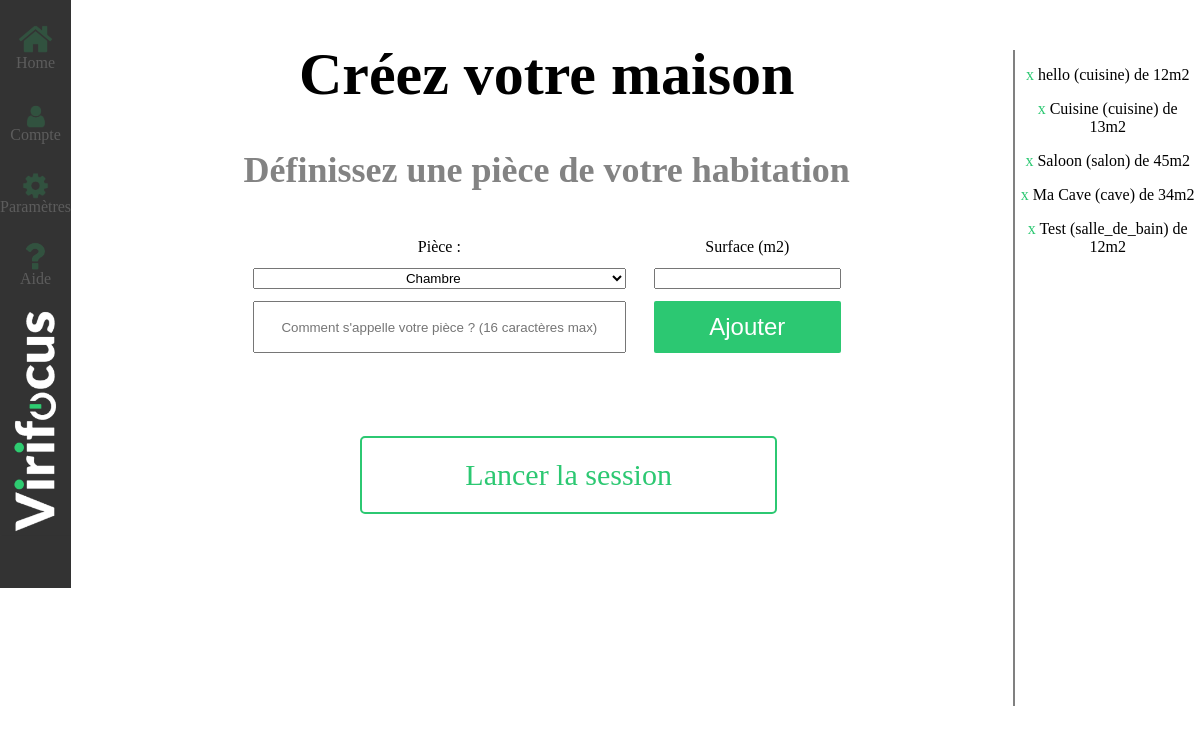
Page /inscription_habitant_5.php?id=7 on the committed database.
### tables this page shows
CREATE TABLE IF NOT EXISTS `pieces` (
  `id` int(20) NOT NULL AUTO_INCREMENT,
  `type` varchar(30) NOT NULL,
  `nom` varchar(16) NOT NULL,
  `surface` int(10) NOT NULL,
  `id_user` int(20) NOT NULL,
  `id_habitation` int(20) NOT NULL,
  PRIMARY KEY (`id`)
);

### inscription_habitant_5.php (the view, shortened to what this page needs)
<!DOCTYPE html>
<html lang="en">
<head>
    <link rel="stylesheet" href="inscription_habitant_5.css"/>
</head>
<body class="fond">
<div id="menu">
    <div class="case1">
        <div class="case11"></div>
        <div class="case12">
            <div class="case1212"><br><br>Home</div></a></div>
        <div class="case13">
            <div class="case1313"><br><br>Compte</div></a></div>
        <div class="case14">
            <div class="case1414"><br><br>Paramètres</div></a></div>
        <div class="case15">
            <div class="case1515"><br><br>Aide</div></a></div>
        <div class="case16"></div>
    </div>
</div>
<div class="Main">
    <div class= "formul">
        <form class="infos" action="inscription_habitant_5_post" method="post">
            <div class="titre"><h1>Créez votre maison</h1></div>
            <div class="stitre"><h2>Définissez une pièce de votre habitation</h2></div>
            <div class="formulaire">
                <label>Pièce :</label>
                <label>Surface (m2)</label>
                <select name = "type" maxlenght="255" style="text-align: center">
                    <option value="chambre">Chambre</option>
                </select>
                <input type="number" name="surface" maxlenght="255" style="text-align: center"  required />
                <input type="text" name="nom" maxlength="16" placeholder="Comment s'appelle votre pièce ? (16 caractères max)" style="text-align: center" required />
                <input class="valider" type="submit" value="Ajouter">
            </div>
        </form>
        <div class="captcha">
            <a class="lien" href="dashboard_simple.php">Lancer la session</a>
        </div>
    </div>
    <div class = "tableau_pieces">
        <?php
            try
            {
                $bdd = new PDO('mysql:host=localapp;dbname=virifocus;charset=utf8', 'root', '');
            }
            catch(Exception $e)
            {
                    die('Erreur : '.$e->getMessage());
            }
            $req = $bdd->prepare('SELECT type, nom, surface, id FROM pieces WHERE id_habitation= ? ');
            $req->execute(array( $_SESSION["id_habitation"]));
            while ($donnees = $req->fetch())
            {
                $piece = $donnees['id'];
                ?> <p> <a href="#" onclick="if(confirm('Etes vous sur de vouloir supprimer cette pièce ? Tous les capteurs seront ainsi perdus'))
                {
                    document.location.href='inscription_habitant_5_delete_post.php?id=<?php echo $piece; ?>';
                } else {
                } ">x </a><?php
                    echo $donnees['nom']. " (".$donnees['type']. ") de ".$donnees['surface']."m2<br/>";
                ?> </p> <?php
            }
        ?>
    </div>
</div>
</body>
</html>

### inscription_habitant_5.css (style rules this page uses)
body { padding:0; margin:0; width:auto; font-family: Segoe UI Light, Georgia; }
.fond { display: grid; grid-template-columns: 2fr 28fr auto; }
a { text-decoration:none; color:#2CC872; }
#menu { display: grid; grid-template-columns: 2fr 28fr; grid-auto-rows: 196px; font-family: Segoe UI Light, Georgia; text-decoration:none; transition: 0.5s; color: white; }
.valider { border : none; cursor: pointer; outline: none; background-color:#2CC872; color: white; border-radius: 2px; padding: 1vw; font-size: 2vw; transition: 0.1s; }
.lien { text-decoration:none; color: #2CC872; border-radius: 5px; background-color: white; width: 100%; font-size: 30px; padding: 20px; transition: 0.3s; border: #2CC872 2px solid; }
.case1 { display: grid; grid-auto-rows: 18px; grid-row: 1/4; background-color: #333333; text-align: center; border-right: white solid 2px; }
.case13 { grid-row: 6/10; }
.case14 { grid-row: 10/14; }
.case15 { grid-row: 14/18; }
.case16 { grid-row: 18/31; background-image: url("image/virifocus.png"); background-size: cover; background-position: center; }
.case1212 { transition: 0.3s; background-image: url("image/home2.png"); opacity: 0.2; background-size: cover; background-position: center; }
.case1313 { transition: 0.3s; background-image: url("image/compte.png"); opacity: 0.2; background-size: cover; background-position: center; }
.case1414 { transition: 0.3s; background-image: url("image/parametre.png"); opacity: 0.2; background-size: cover; background-position: center; }
.case1515 { transition: 0.3s; background-image: url("image/aide.png"); opacity: 0.2; background-size: cover; background-position: center; }
.Main { display: grid; grid-template-columns: 5fr 1fr; grid-template-rows: auto; }
.formulaire { display: grid; grid-template-columns: 40% 20%; grid-template-rows: repeat(6,auto); justify-content: center; text-align: center; grid-row-gap: 12px; grid-column-gap: 3%; }
.titre { grid-column: 1/3; grid-row: 1; font-size: 30px; text-align: center; margin-bottom: 2%; }
.stitre { grid-column: 1/3; grid-row: 1; font-size: 24px; text-align: center; margin-bottom: 5%; color: #838383; }
.captcha { display: grid; grid-template-columns: 40%; grid-template-rows: auto auto; justify-content: center; text-align: center; grid-row-gap: 10px; margin-top: 5%; }
.tableau_pieces { border-left:grey 2px solid; margin-top: 50px; margin-bottom: 50px; text-align: center; padding-right: 5px; padding-left: 5px; overflow: auto; height: 82vh; }

### rows in the picture
pieces: nom "hello", type "cuisine", surface "12"
pieces: nom "Cuisine", type "cuisine", surface "13"
pieces: nom "Saloon", type "salon", surface "45"
pieces: nom "Ma Cave", type "cave", surface "34"
pieces: nom "Test", type "salle_de_bain", surface "12"
